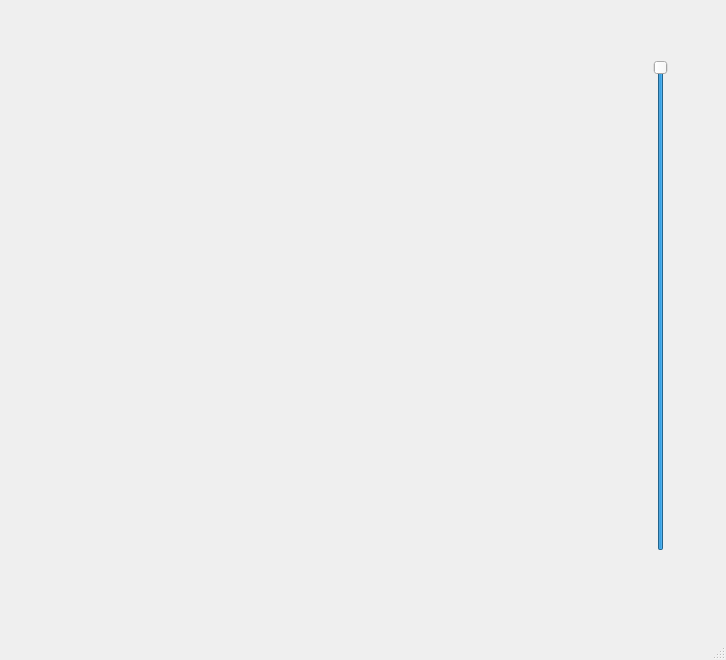
<?xml version="1.0" encoding="UTF-8"?>
<ui version="4.0">
 <class>MainWindow</class>
 <widget class="QMainWindow" name="MainWindow">
  <property name="geometry">
   <rect>
    <x>0</x>
    <y>0</y>
    <width>726</width>
    <height>660</height>
   </rect>
  </property>
  <property name="windowTitle">
   <string>MainWindow</string>
  </property>
  <widget class="QWidget" name="centralwidget">
   <widget class="QLabel" name="image">
    <property name="geometry">
     <rect>
      <x>10</x>
      <y>40</y>
      <width>550</width>
      <height>550</height>
     </rect>
    </property>
    <property name="text">
     <string/>
    </property>
   </widget>
   <widget class="QSlider" name="verticalSlider">
    <property name="geometry">
     <rect>
      <x>650</x>
      <y>60</y>
      <width>22</width>
      <height>491</height>
     </rect>
    </property>
    <property name="maximum">
     <number>255</number>
    </property>
    <property name="value">
     <number>255</number>
    </property>
    <property name="orientation">
     <enum>Qt::Vertical</enum>
    </property>
   </widget>
  </widget>
  <widget class="QStatusBar" name="statusbar"/>
 </widget>
 <resources/>
 <connections/>
</ui>
